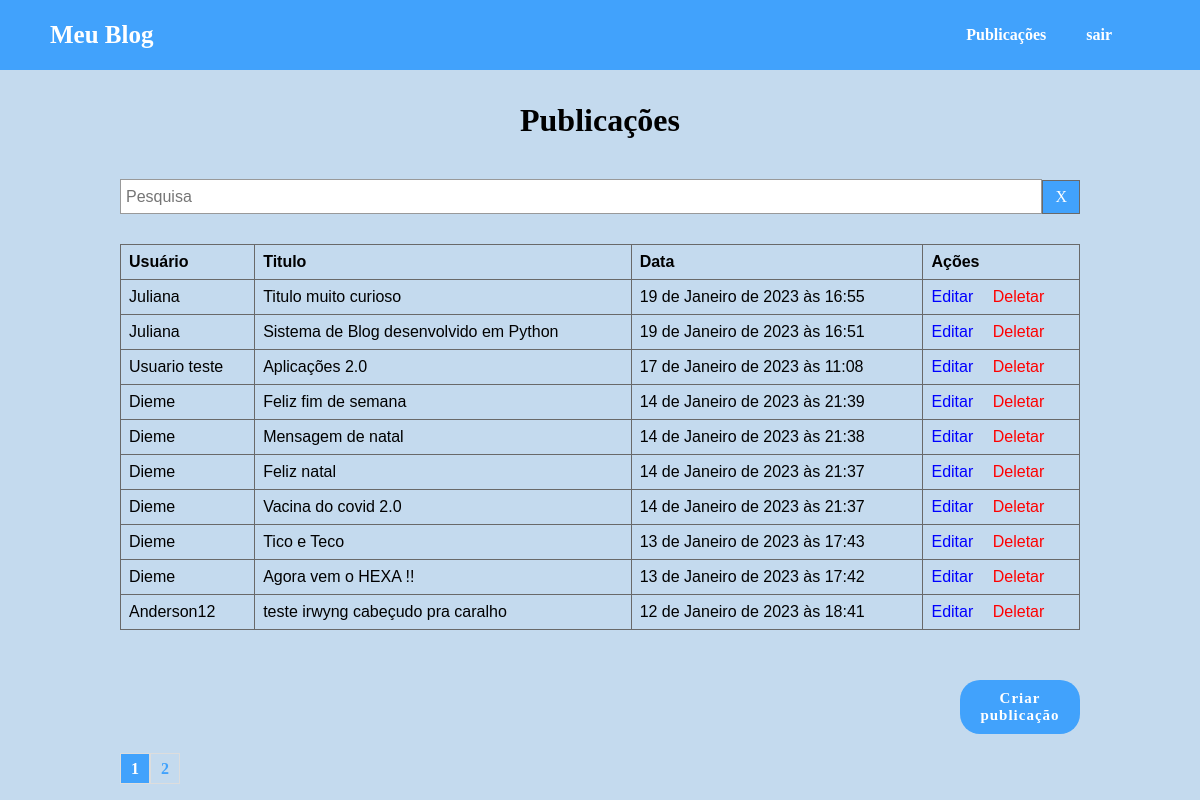
/post/ (signed in), run on an earlier commit of the app's database.
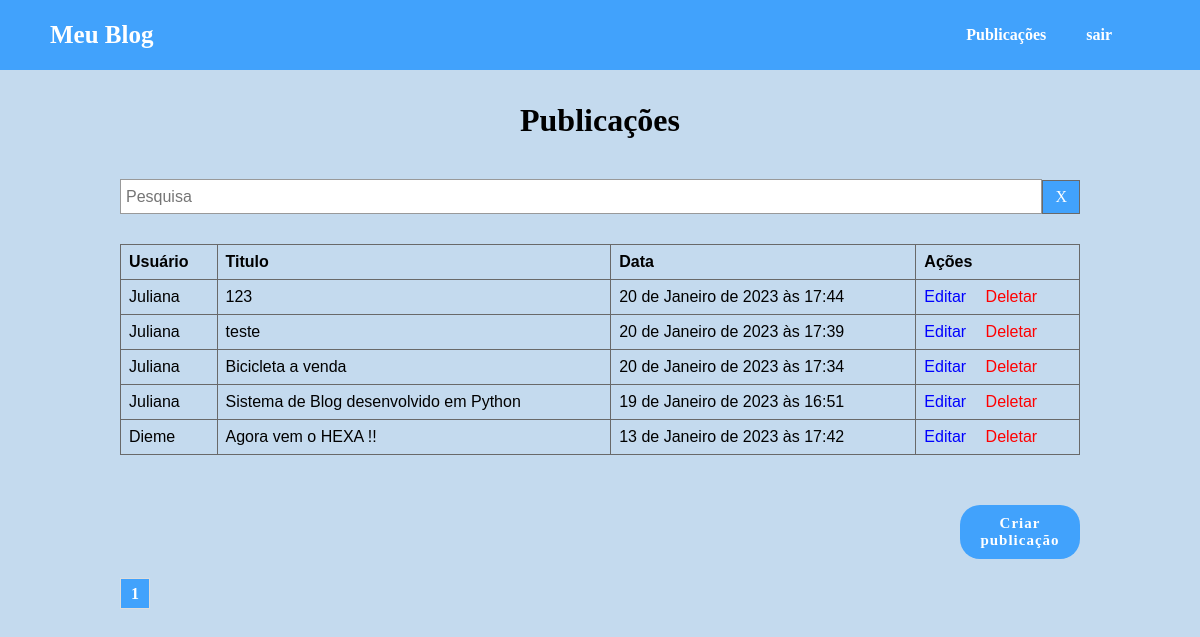
And on a later commit of the database.
### accounts/models.py (models this page shows, shortened)
class Post(models.Model):
    categoria = models.ForeignKey(Categoria, on_delete=models.CASCADE, related_name='categoria')
    autor = models.ForeignKey(Usuario, on_delete=models.CASCADE)
    titulo = models.CharField(max_length=255)
    publicacao = models.CharField(max_length=1000)
    date_create = models.DateTimeField(default=timezone.now)

class Usuario(models.Model):
    choices = [('AD', 'Administrador'), ('AU', 'Autor'),('CO', 'Comum')]
    nome_autor = models.CharField(max_length=100)
    sobrenome = models.CharField(max_length=100, blank=True)
    usuario = models.CharField(max_length=100)
    data_nascimento = models.DateField(blank=True, null=True)
    date_create = models.DateTimeField(default=timezone.now)
    senha = models.CharField(max_length=100)
    tipo = models.CharField(max_length=30, choices=choices, default='CO')
    def __str__(self):
        return self.nome_autor

### post/views.py (the view)
# urls.py: path('post/', include('post.urls')),
def post(request):
    usuario_id = request.session['usuario_id']
    usuario_name = request.session['usuario_name']
    usuario_tipo = request.session['usuario_tipo']
    post = Post.objects.order_by('-date_create')
    paginator = Paginator(post,10)
    page_number = request.GET.get('page')
    post = paginator.get_page(page_number)
    return render(request, 'post/post.html',{
        'posts': post,
        'usuario_id':usuario_id,
        'usuario_name':usuario_name,
        'usuario_tipo':usuario_tipo,
    })

### post/templates/post/post.html (shortened to what this page needs)
{% extends 'base.html' %}
{% block conteudo %}
<div class="main_posts">
    <h1>Publicações</h1>
    <div class="box_search">
        <form action="{% url 'search' %}" method="GET">
            <input type="text" name="termo" id="termo" value="{{ request.GET.termo }}" placeholder="Pesquisa">
            <a href="{% url 'post' %}" title="Resetar Pesquisa">X</a>
        </form>
    </div>
    <div class="post">
        <table>
            <thead>
                <th>Usuário</th>
                <th>Titulo</th>
                <th>Data</th>
                {% if usuario_tipo == 'AU' %}
                <th>Ações</th>
                {% endif %}
            </thead>
            {% for post in posts %}
            <tbody>
                <tr>
                    <td onclick="redirect('{{ post.id }}')">{{ post.autor }}</td>
                    <td onclick="redirect('{{ post.id }}')">{{ post.titulo }}</td>
                    <td onclick="redirect('{{ post.id }}')">{{ post.date_create }}</td>
                    {% if usuario_tipo == 'AU' %}
                    <td>
                        <a class="button_post_update" href="{% url 'post_update' post.id %}" title="Editar publicação">
                            Editar
                        </a>
                        <a class="button_post_delete" href="{% url 'post_verified' post.id %}">Deletar</a>
                    </td>
                    {% endif %}
                </tr>
            </tbody>
            {% endfor %}
        </table>
    </div>
    {% if usuario_tipo == 'AU' %}
    <div class="button_categorias">
        <a class="button_confirm" href="{% url 'post_create' %}">Criar publicação</a>
    </div>
    {% endif %}
    <div class="footer_paginator">
        {% for pagina in posts.paginator.page_range %}
        {% if posts.number == pagina %}
        <div class="page_select">
            <a href="?page={{ pagina }}">{{ pagina }}</a>
        </div>
        {% else %}
        <div>
            <a href="?page={{ pagina }}">{{ pagina }}</a>
        </div>
        {% endif %}
        {% endfor %}
    </div>
</div>
{%endblock%}

### templates/base.html (shortened to what this page needs)
{% load static %}
<!DOCTYPE html>
<html lang="pt-br">
<head>
    {% include './static/vendor/partials/_head.html'%}
</head>
<body>
    {% include './static/vendor/partials/_nav.html'%}
    <div class="container_main">
        <div class="container">
            {% block conteudo %}
            {% endblock %}
        </div>
    </div>
</body>
</html>

### templates/static/vendor/partials/_head.html (shortened to what this page needs)
{% load static %}
<link rel="stylesheet" href="{% static 'vendor/css/style.css' %}">

### templates/static/vendor/partials/_nav.html (shortened to what this page needs)
{% load static %}
{% if usuario_id %}
    <div class="container_nav">
        <div class="nav_title">
            <a class="link_logo" href="{% url 'dashboard' %}">Meu Blog</a>
        </div>
        <div class="nav_links">
            <a href="{% url 'post' %}">Publicações</a>
            <a href="{% url 'logout' %}">sair</a>
        </div>
    </div>
{% else %}
    {% url 'login' %}
{% endif %}

What changed in the data, as far as the page shows it:
removed Post: autor "Juliana", titulo "Titulo muito curioso", date_create "19 de Janeiro de 2023 às 16:55"
removed Post: autor "Usuario teste", titulo "Aplicações 2.0", date_create "17 de Janeiro de 2023 às 11:08"
removed Post: autor "Dieme", titulo "Feliz fim de semana", date_create "14 de Janeiro de 2023 às 21:39"
removed Post: autor "Dieme", titulo "Mensagem de natal", date_create "14 de Janeiro de 2023 às 21:38"
removed Post: autor "Dieme", titulo "Feliz natal", date_create "14 de Janeiro de 2023 às 21:37"
removed Post: autor "Dieme", titulo "Vacina do covid 2.0", date_create "14 de Janeiro de 2023 às 21:37"
removed Post: autor "Dieme", titulo "Tico e Teco", date_create "13 de Janeiro de 2023 às 17:43"
removed Post: autor "Anderson12", titulo "teste irwyng cabeçudo pra caralho", date_create "12 de Janeiro de 2023 às 18:41"
added Post: autor "Juliana", titulo "123", date_create "20 de Janeiro de 2023 às 17:44"
added Post: autor "Juliana", titulo "teste", date_create "20 de Janeiro de 2023 às 17:39"
added Post: autor "Juliana", titulo "Bicicleta a venda", date_create "20 de Janeiro de 2023 às 17:34"
Also different on the page:
list line gone: "2"
